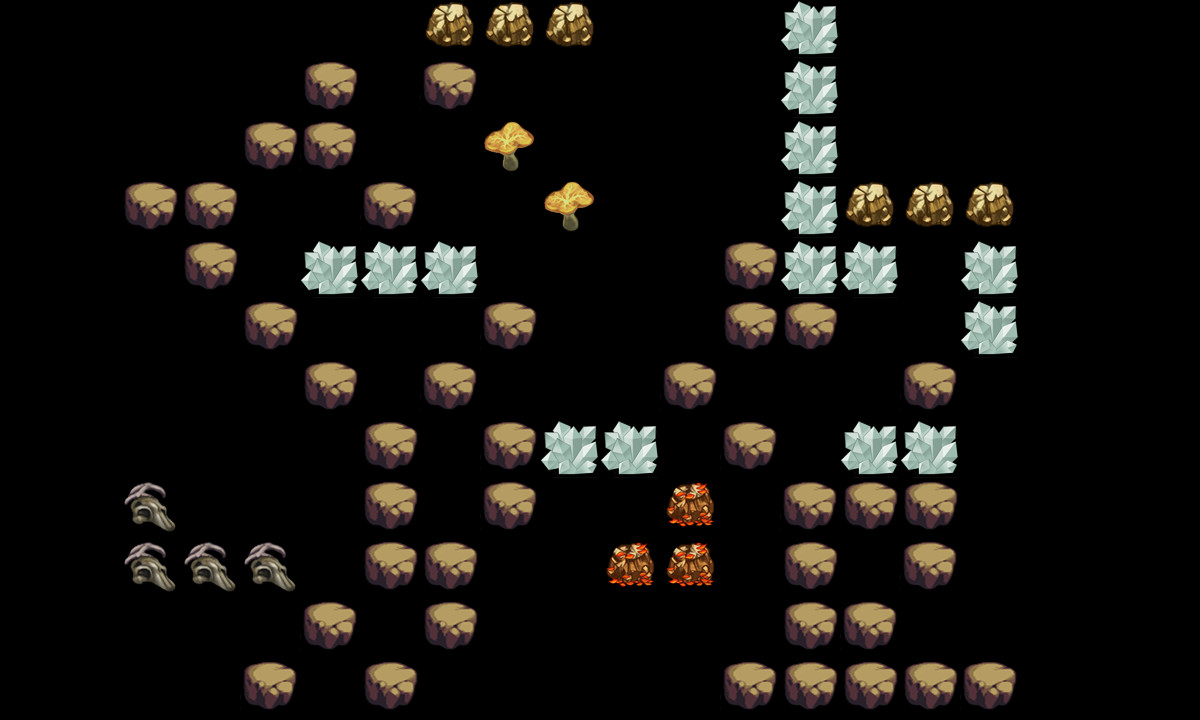

Below is a game level as drawn by its tile map, then a one-line description and the .tmx that defines it (tile-layer data replaced by summaries):
An orthogonal 20x12 tile map with 60x60 px tiles, 2 tile layers (canDes, cannotDes) and 23 objects (re2, tankpoint, re4, re5, re6, ...).

<map version="1.0" orientation="orthogonal" width="20" height="12" tilewidth="60" tileheight="60">
 <tileset firstgid="1" name="tmw_desert_spacing" tilewidth="60" tileheight="60">
  <image source="tmw_desert_spacing.png" width="480" height="300" />
  <tile id="30">
   <properties>
    <property name="canDes" value="1" />
   </properties>
  </tile>
 </tileset>
 <layer name="canDes" width="20" height="12">
  <data>[240 cells, 55 non-empty, 6 distinct tile ids]</data>
 </layer>
 <layer name="cannotDes" width="20" height="12">
  <data>[240 cells, 15 non-empty, 1 distinct tile ids]</data>
 </layer>
 <objectgroup name="spawnPoints" width="20" height="12">
  <object name="re2" x="601" y="62" width="60" height="60" />
  <object name="tankpoint" x="542" y="601" width="60" height="60" />
  <object name="re4" x="720" y="120" width="60" height="60" />
  <object name="re5" x="239" y="478" width="60" height="60" />
  <object name="re6" x="573" y="331" width="55" height="55" />
  <object name="re1" x="180" y="60" width="60" height="60" />
  <object name="re3" x="960" y="360" width="60" height="60" />
 </objectgroup>
 <objectgroup name="roadPoints" width="20" height="12" visible="0">
  <object name="p1" x="300" y="660" width="60" height="60" />
  <object name="p2" x="297" y="423" width="60" height="60" />
  <object name="p3" x="599" y="419" width="60" height="60" />
  <object name="p4" x="600" y="56" width="60" height="60" />
 </objectgroup>
 <objectgroup name="bossPoint" width="20" height="12" visible="0">
  <object name="boss1" x="663" y="0" width="60" height="60" />
 </objectgroup>
 <objectgroup name="buildingPoint" width="20" height="12">
  <object name="building1" x="868" y="51" width="120" height="120" />
 </objectgroup>
 <objectgroup name="endPoint" width="20" height="12">
  <object name="endpoint" x="600" y="240" width="60" height="60" />
 </objectgroup>
 <objectgroup name="morePoint" width="20" height="12">
  <object name="morepoint" x="180" y="360" width="60" height="60" />
 </objectgroup>
 <objectgroup name="minesPoint" width="20" height="12">
  <object name="mines1" x="360" y="120" width="60" height="60" />
  <object name="mines2" x="840" y="540" width="60" height="60" />
  <object name="mines3" x="660" y="660" width="60" height="60" />
  <object name="mines4" x="720" y="480" width="60" height="60" />
  <object name="mines5" x="420" y="420" width="60" height="60" />
  <object name="mines6" x="840" y="300" width="60" height="60" />
  <object name="mines7" x="720" y="60" width="60" height="60" />
  <object name="mines8" x="660" y="300" width="60" height="60" />
 </objectgroup>
</map>
